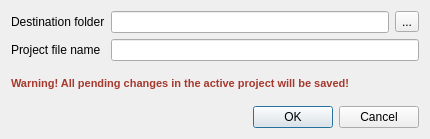
<?xml version="1.0" encoding="UTF-8"?>
<ui version="4.0">
 <class>ExportProjectDialog</class>
 <widget class="QDialog" name="ExportProjectDialog">
  <property name="geometry">
   <rect>
    <x>0</x>
    <y>0</y>
    <width>430</width>
    <height>139</height>
   </rect>
  </property>
  <property name="windowTitle">
   <string>Export Project</string>
  </property>
  <property name="modal">
   <bool>true</bool>
  </property>
  <layout class="QGridLayout" name="gridLayout_2">
   <item row="1" column="0">
    <widget class="QLabel" name="warningLabel">
     <property name="sizePolicy">
      <sizepolicy hsizetype="Preferred" vsizetype="Preferred">
       <horstretch>0</horstretch>
       <verstretch>0</verstretch>
      </sizepolicy>
     </property>
     <property name="text">
      <string>&lt;!DOCTYPE HTML PUBLIC &quot;-//W3C//DTD HTML 4.0//EN&quot; &quot;http://www.w3.org/TR/REC-html40/strict.dtd&quot;&gt;
&lt;html&gt;&lt;head&gt;&lt;meta name=&quot;qrichtext&quot; content=&quot;1&quot; /&gt;&lt;style type=&quot;text/css&quot;&gt;
p, li { white-space: pre-wrap; }
&lt;/style&gt;&lt;/head&gt;&lt;body style=&quot; font-family:'MS Shell Dlg 2'; font-size:8.25pt; font-weight:400; font-style:normal;&quot;&gt;
&lt;p style=&quot; margin-top:0px; margin-bottom:0px; margin-left:0px; margin-right:0px; -qt-block-indent:0; text-indent:0px;&quot;&gt;&lt;span style=&quot; font-size:8pt; font-weight:600; color:#a6392e;&quot;&gt;Warning! All pending changes in the active project will be saved!&lt;/span&gt;&lt;/p&gt;&lt;/body&gt;&lt;/html&gt;</string>
     </property>
    </widget>
   </item>
   <item row="0" column="0">
    <layout class="QGridLayout" name="gridLayout">
     <item row="0" column="0">
      <widget class="QLabel" name="label">
       <property name="text">
        <string>Destination folder</string>
       </property>
      </widget>
     </item>
     <item row="0" column="1">
      <widget class="QLineEdit" name="exportFolderEdit"/>
     </item>
     <item row="0" column="2">
      <widget class="QToolButton" name="browseButton">
       <property name="text">
        <string>...</string>
       </property>
      </widget>
     </item>
     <item row="1" column="0">
      <widget class="QLabel" name="label_2">
       <property name="text">
        <string>Project file name</string>
       </property>
      </widget>
     </item>
     <item row="1" column="1" colspan="2">
      <widget class="QLineEdit" name="projectFileEdit"/>
     </item>
    </layout>
   </item>
   <item row="2" column="0">
    <widget class="QDialogButtonBox" name="buttonBox">
     <property name="standardButtons">
      <set>QDialogButtonBox::Cancel|QDialogButtonBox::Ok</set>
     </property>
    </widget>
   </item>
  </layout>
 </widget>
 <resources/>
 <connections>
  <connection>
   <sender>buttonBox</sender>
   <signal>accepted()</signal>
   <receiver>ExportProjectDialog</receiver>
   <slot>accept()</slot>
   <hints>
    <hint type="sourcelabel">
     <x>214</x>
     <y>137</y>
    </hint>
    <hint type="destinationlabel">
     <x>214</x>
     <y>78</y>
    </hint>
   </hints>
  </connection>
  <connection>
   <sender>buttonBox</sender>
   <signal>rejected()</signal>
   <receiver>ExportProjectDialog</receiver>
   <slot>reject()</slot>
   <hints>
    <hint type="sourcelabel">
     <x>214</x>
     <y>137</y>
    </hint>
    <hint type="destinationlabel">
     <x>214</x>
     <y>78</y>
    </hint>
   </hints>
  </connection>
 </connections>
</ui>
